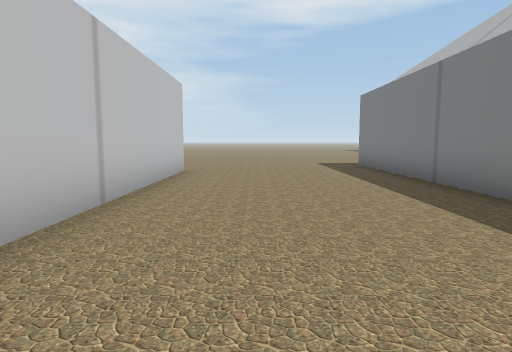
[1] (above)

24 first-person views from a walk through a 3-D level made in the Unity game engine. The camera is 1.5 m above the floor, tilts 6° down and sees 75° across. The floor is counted in squares, 2 m on a side. Each view is taken from the middle of a square. On the plan, view 1 faces up. The plan holds only what a view shows up to about 11 squares ahead; the rest is blank. The place goes on beyond the plan.

[2]
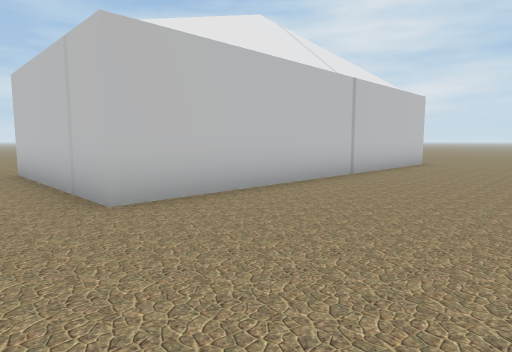

[3]
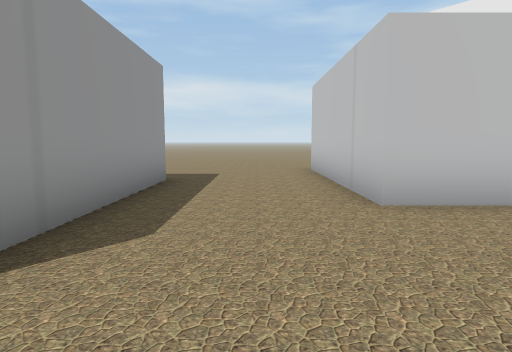

[4]
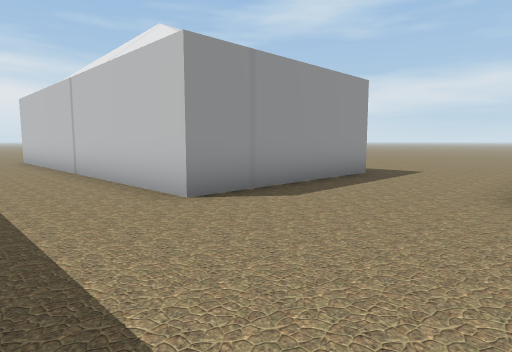

[5]
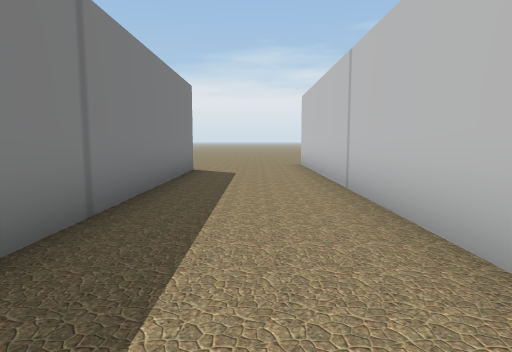

[6]
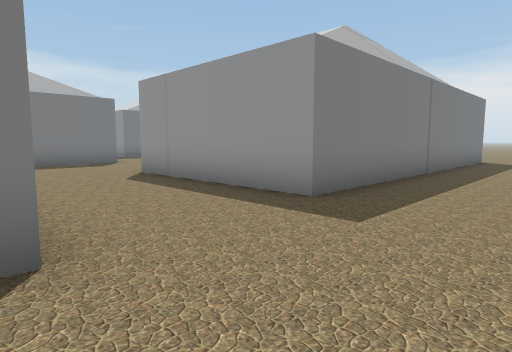

[7]
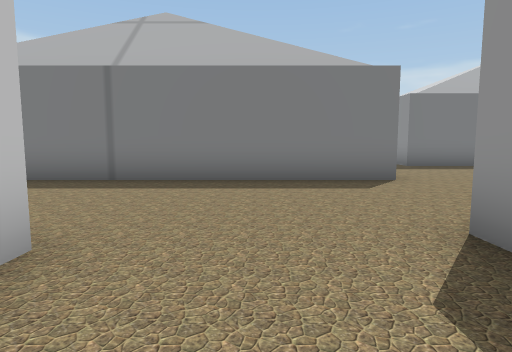

[8]
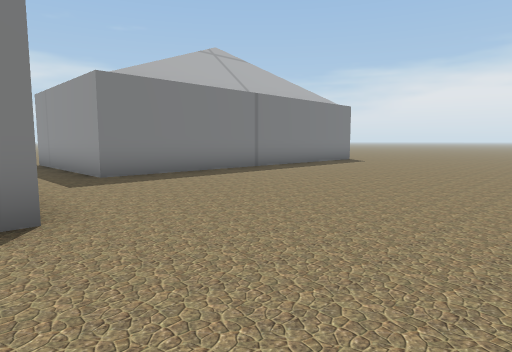

[9]
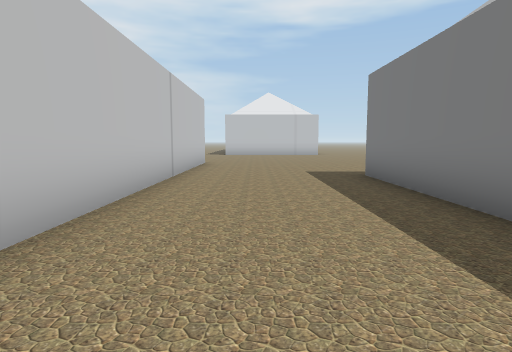

[10]
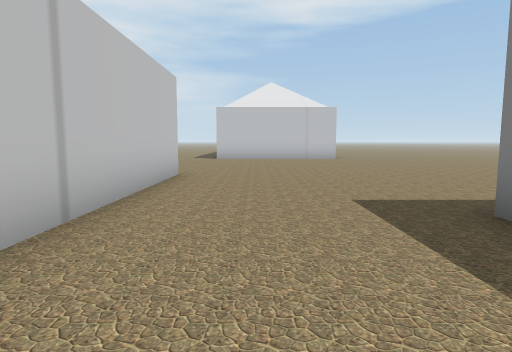

[11]
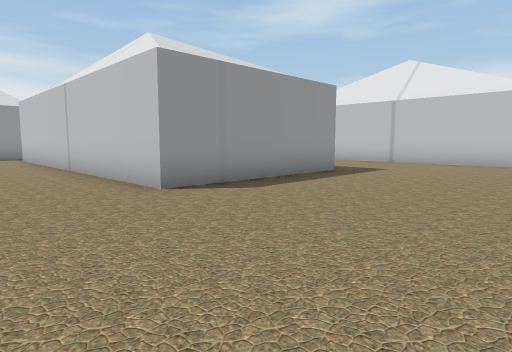

[12]
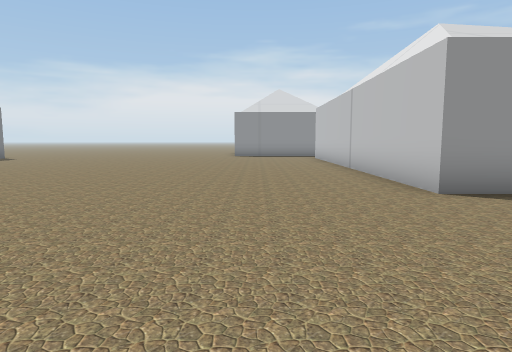

[13]
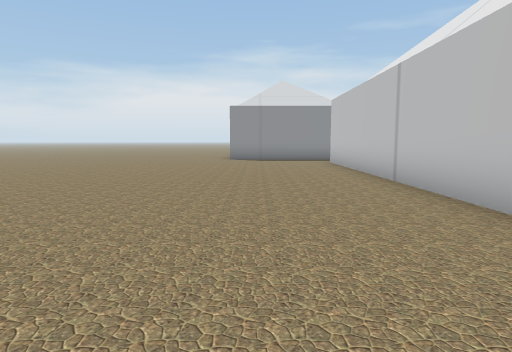

[14]
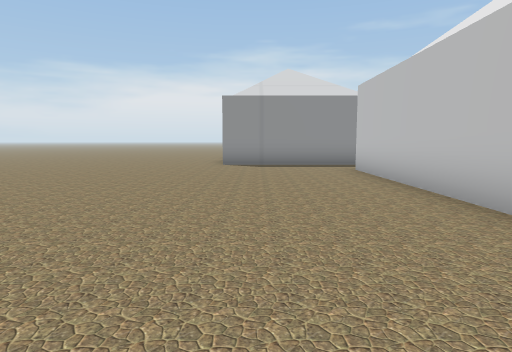

[15]
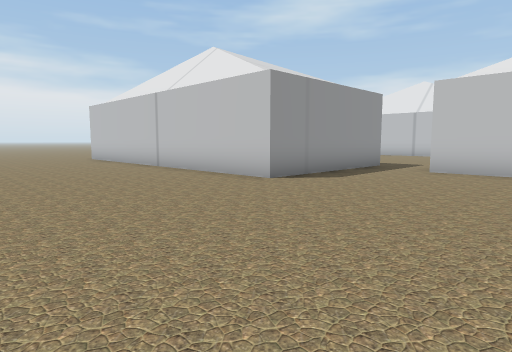

[16]
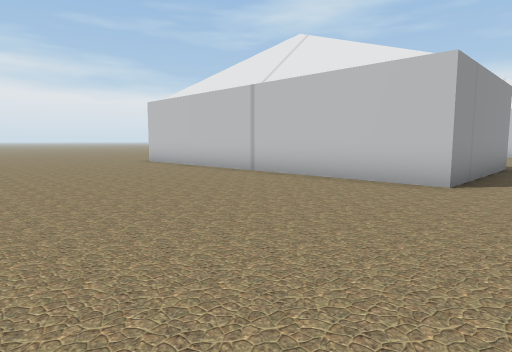

[17]
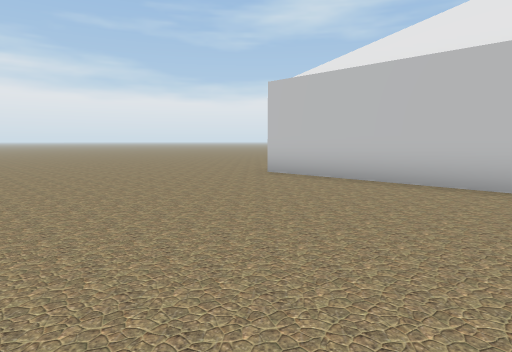

[18]
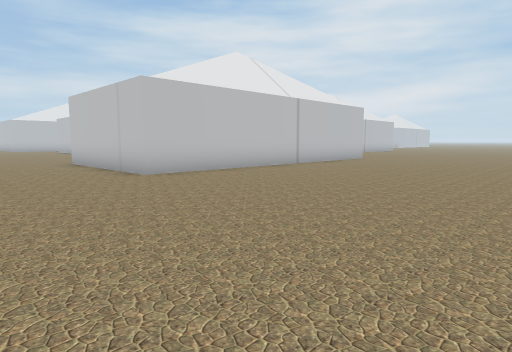

[19]
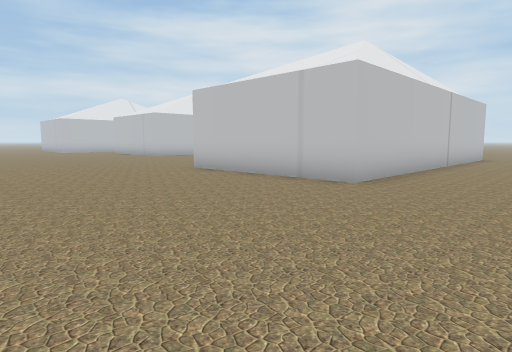

[20]
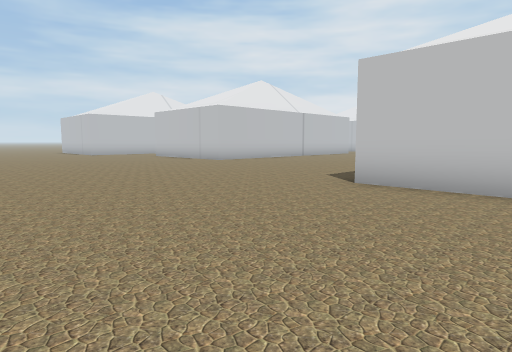

[21]
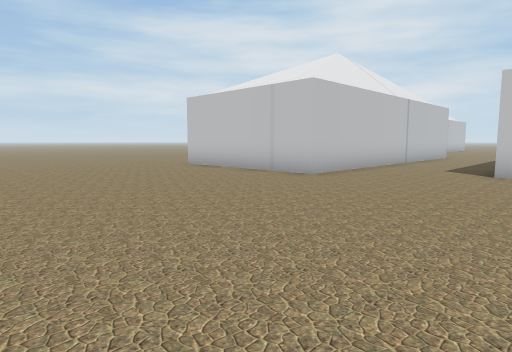

[22]
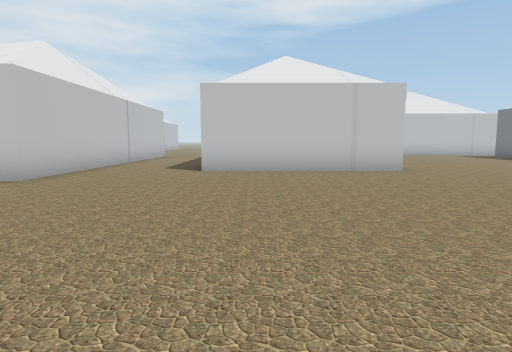

[23]
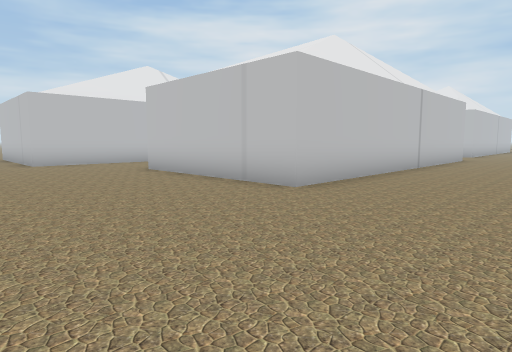

[24]
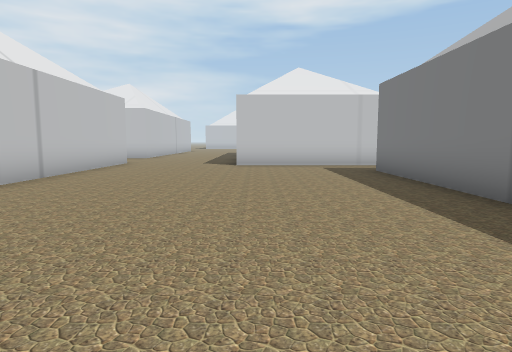

### Floor plan
Key: @ floor where view 1 was taken; . floor; B building.
Columns run from 7 left of view 1 to 28 right of it. Each row starts with its distance up from view 1.
 14                ..........
 13                ..........
 12                .........
 11      ......    .............
 10      ......B   B.............
  9      ......    B..............
  8      B.....    B...............
  7      B.....    B...............
  6      B.....    B....BBBBB.......
  5      B.....    B....B   B........
  4      B.....    B....B   B.........
  3      B.....    B....B   B.........
  2      B....     B....B   B..........
  1      B.....B   B....B   B...........
  0      B.@............B   B...........
 -1 BBBBBB..............B   B..........
 -2 ....................B   B...........
 -3 ...........BBBBB....BBBBB...........
 -4 ...........B   B...................
 -5 ...BBBBB...B   B....................
 -6        B...B   B.......BBBBBB.......
 -7        B...B   B.......B    B......
 -8        B...B   B.......B    B......
 -9        B...B   B.......B    B......
-10        B...B   B.......B    B......
-11        B...B   B.......B    B......
-12        B...B   B.......B    B......
-13    B   B...............     B......
-14    B   B...............B    B......
-15    ....................BBBBBB.......
-16   ..................................
-17  ...................................
-18 ....................................
-19 ....................................
-20   ............  ..................
-21         .....         ...........

Positions as (right, up) in squares from view 1, and headings:
1: (0, 0), facing up
2: (2, -3), facing up-left
3: (2, -3), facing left
4: (3, -1), facing down-left
5: (2, -4), facing down
6: (1, 1), facing down-right
7: (6, -1), facing right
8: (9, -3), facing down-right
9: (10, -1), facing up
10: (10, 3), facing up
11: (20, 11), facing down-left
12: (20, 11), facing down
13: (20, 8), facing down
14: (20, 5), facing down
15: (26, -1), facing down-left
16: (27, -4), facing down-left
17: (27, -10), facing down-left
18: (28, -19), facing up-left
19: (24, -21), facing up-left
20: (19, -21), facing up-left
21: (5, -21), facing up-left
22: (5, -21), facing up
23: (12, -17), facing up-left
24: (13, -14), facing up
